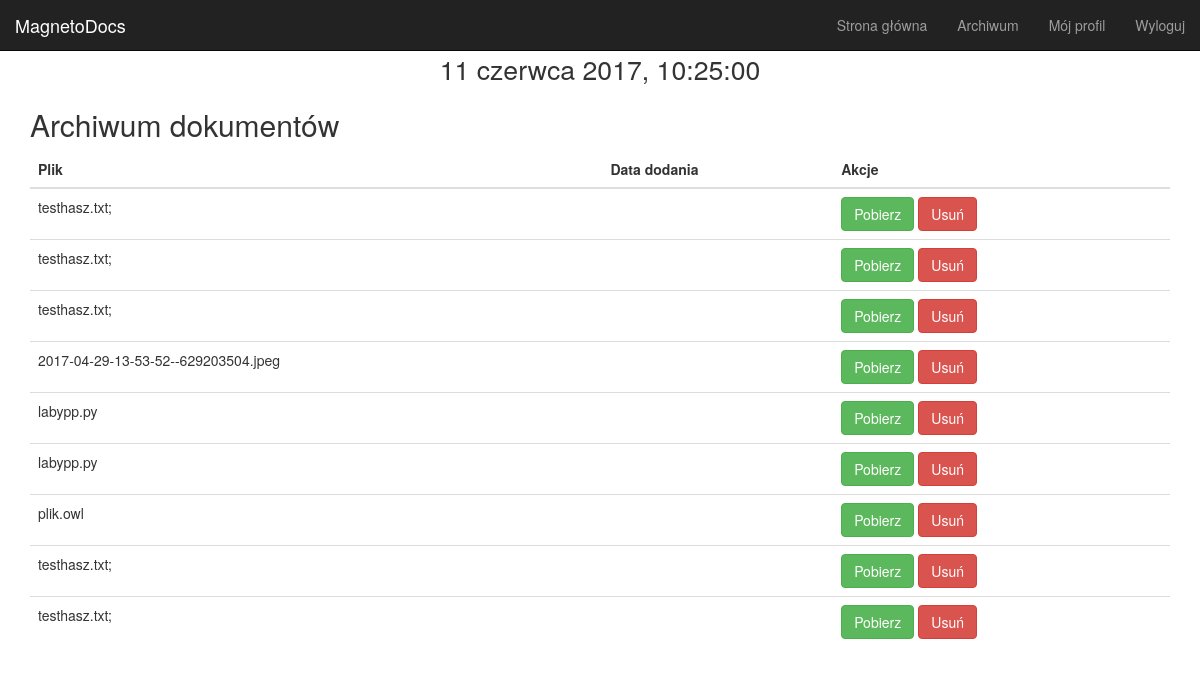
Page /archives/ (signed in) on the earlier database version.
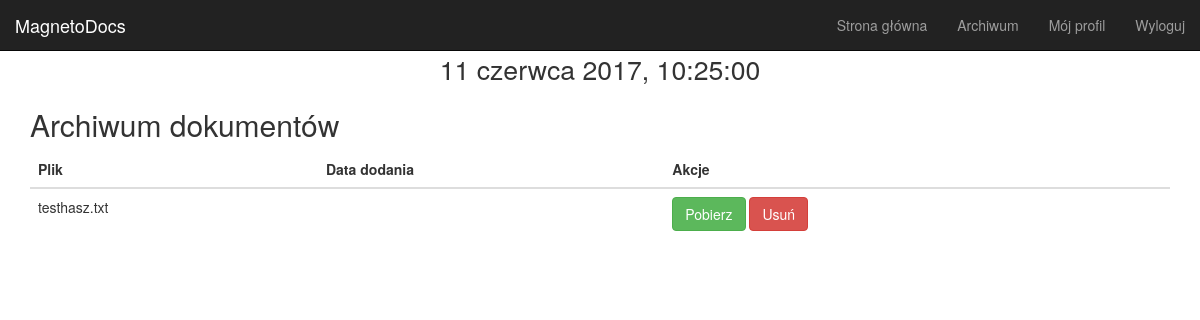
Same page on the later database version.
### main_app/models.py (models this page shows)
class Documents(models.Model):
    owner = models.ForeignKey(User, on_delete=models.CASCADE, verbose_name="właściciel")
    file = models.FileField(upload_to=user_directory_path, verbose_name="plik")
    timestamp = models.DateTimeField(default=timezone.now)
    hash = models.CharField(max_length=64, unique=True, db_index=True)
    def filename(self):
        return os.path.basename(self.file.name)

### main_app/views.py (the view)
# urls.py: url(r'^archives/$', views.archives, name='archives'),
@login_required
def archives(request):
    docs = Documents.objects.filter(owner=request.user)
    data = {
        "docs": docs,
        "user": request.user,
        "MEDIA_URL": MEDIA_URL
    }
    return render(request, 'main_app/archives.html', data)

### main_app/templates/main_app/archives.html
{% extends 'main_app/base.html' %}
{% block middle %}
    <div class="row">
        <div class="container">
            <h2>Archiwum dokumentów</h2>
                <table class="table table-hover">
                    <thead>
                        <tr>
                            <th>Plik</th>
                            <th>Data dodania</th>
                            <th>Akcje</th>
                        </tr>
                    </thead>
                    <tbody>
                        {% for doc in docs %}
                            <tr>
                                <td>{{ doc.filename }}</td>
                                <td>{{ doc.date }}</td>
                                <td>
                                    <a href="{{ MEDIA_URL }}{{ doc.file.name }}" class="btn btn-success">Pobierz</a>
                                    <a href="{% url 'main_app:delete_file' doc.id %}" class="btn btn-danger">Usuń</a>
                                </td>
                            </tr>
                        {% endfor %}
                    </tbody>
                </table>
        </div>
    </div>
{% endblock %}

### main_app/templates/main_app/base.html (shortened to what this page needs)
<!DOCTYPE html>
<html>
<head>
    <link rel="stylesheet" href="https://maxcdn.bootstrapcdn.com/bootstrap/3.3.7/css/bootstrap.min.css">
    {% load static %}
    <link href="{% static 'main_app/css/base.css' %}" rel="stylesheet">
</head>
<body onload="startTime()">
    <nav class="navbar navbar-default navbar-inverse navbar-fixed-top">
        <div class="container-fluid">
            <div class="navbar-header">
                <a class="navbar-brand" href="{% url 'main_app:start_page' %}">MagnetoDocs</a>
            </div>
            <div id="navbar" class="navbar-collapse collapse">
                {% if user.is_authenticated %}
                    <ul class="nav navbar-nav navbar-right">
                            <li><a href="{% url 'main_app:start_page' %}">Strona główna</a></li>
                            <li><a href="{% url 'main_app:archives' %}">Archiwum</a></li>
                            <li><a href="{% url 'user_account:user_profile' %}">Mój profil</a></li>
                            <li><a href="{% url 'user_account:logout_view' %}">Wyloguj</a></li>
                    </ul>
                {% else %}
                    <ul class="nav navbar-nav navbar-right">
                        <li data-toggle="modal" data-target="#login"><a href="#">Logowanie</a></li>
                        <li data-toggle="modal" data-target="#register"><a href="#">Rejestracja</a></li>
                    </ul>
                {% endif %}
            </div>
        </div>
    </nav>
<div class="container-fluid">
    <div class="row">
        <div class="text-center">
            <div id="clock" style="font-size: 20pt;"></div>
        </div>
    </div>
    {% block middle %}
    {% endblock %}
</div>
</body>
</html>

### main_app/static/main_app/css/base.css (style rules this page uses)
body { padding-top: 50px; background-color: rgba(255, 255, 255, 0); }

Differences in the rows shown:
removed Documents: filename "testhasz.txt;"
removed Documents: filename "testhasz.txt;"
removed Documents: filename "testhasz.txt;"
removed Documents: filename "2017-04-29-13-53-52--629203504.jpeg"
removed Documents: filename "labypp.py"
removed Documents: filename "labypp.py"
removed Documents: filename "plik.owl"
removed Documents: filename "testhasz.txt;"
removed Documents: filename "testhasz.txt;"
added Documents: filename "testhasz.txt"
